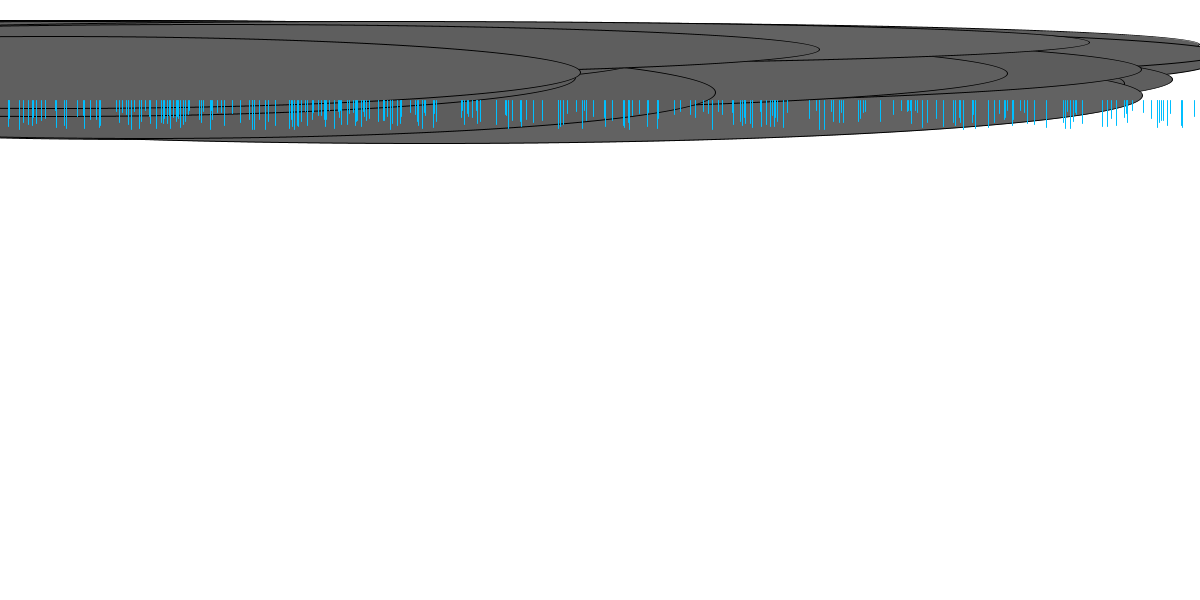
Frame 1 (no input)
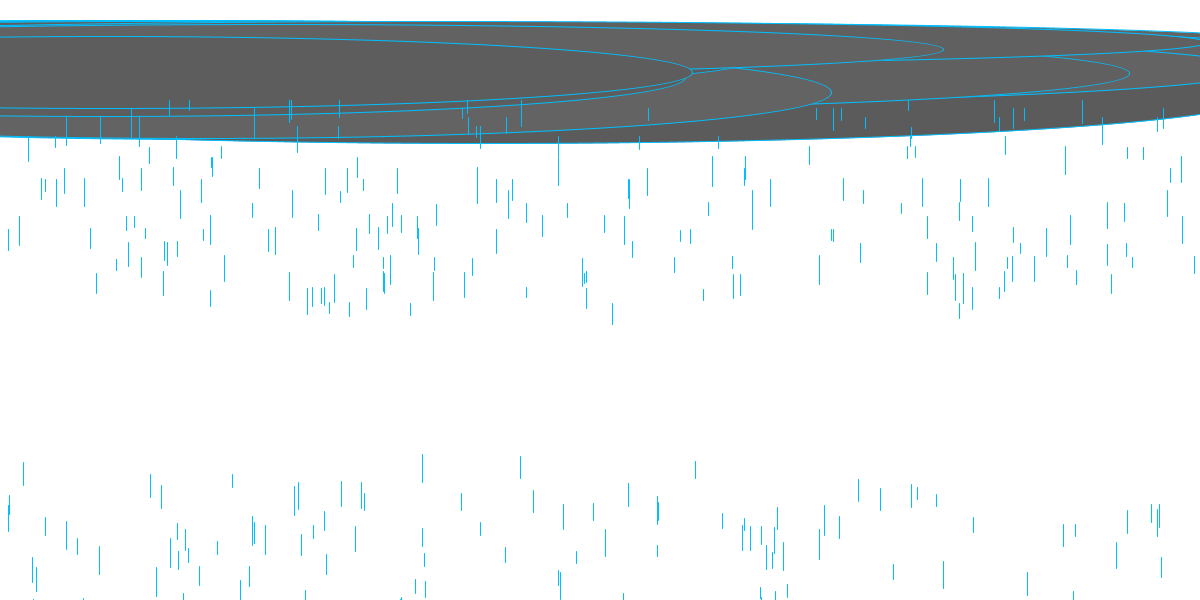
Frame 60 (the mouse pressed at the canvas centre just before this capture)
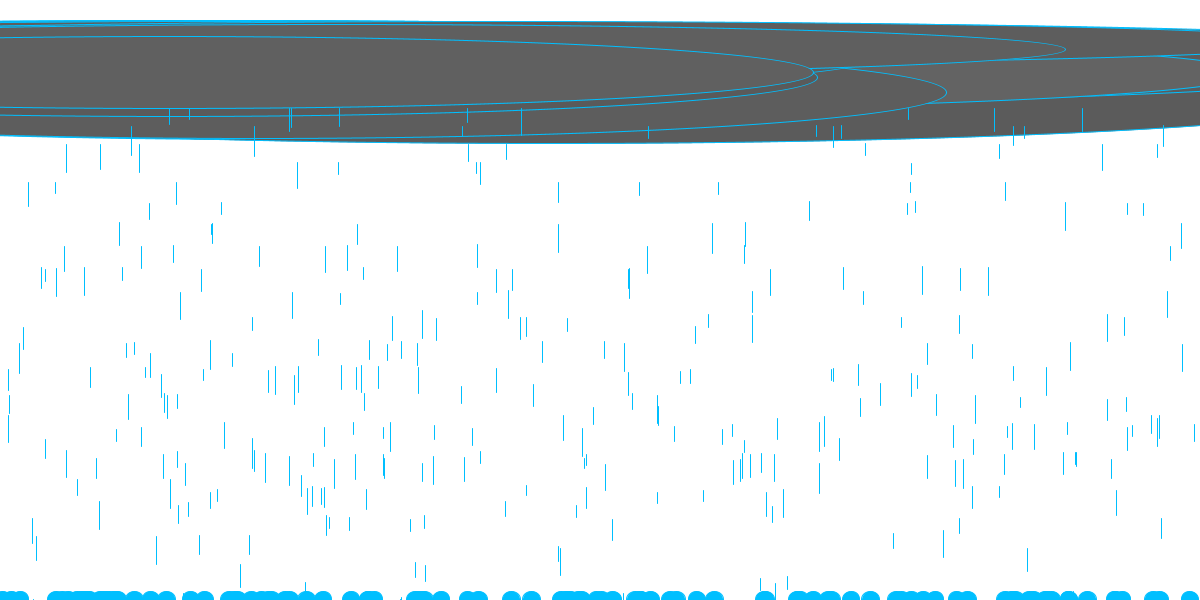
Frame 120 (the mouse held since frame 60 and released just before this capture)

The Processing sketch that drew these frames (run headless with seeded random() and noise(); from frame 60 on, the mouse is pressed at the canvas centre):

// Processing sketch: Repte3_part6
// ── Repte3_part6.pde

//Mida de la finestra


  int width = 1200;
  int height = 600;
  
 
  

  //Comptador per tal de controlar en quin moment hi ha d'aparèixer cada element, núvols, pluja, efecte pluja i birds,
  
  int comptador = 0;
   

//Tot els elements d'aquest projecte, són tractats amb grup, per això s'hi han utilitzat arrays

  
  Storm [] storms = new Storm[300];
  
  Effect [] effect = new Effect[100];
  
  
  Clouds [] clouds = new Clouds[50];
  
  Walker [] birds = new Walker[30];



  



   
 //Al setup només fem que construir la finestra i fer un bucle per cascun dels objectes
  
  
  void setup()
  {
    surface.setSize(width,height);
    
   
    for(int i = 0; i<clouds.length; i++)
    {
      
      clouds[i] = new Clouds();
      
     
      
    }

   
   
 
    
    for(int i = 0; i<storms.length; i++)
    {
      
      storms[i] = new Storm();
      
     
      
    }
    
    for(int i = 0; i<effect.length; i++)
    {
      
      effect[i] = new Effect();
      
    
      
     
      
    }
    
   
     for(int i = 0; i<birds.length; i++)
    {
      
      birds[i] = new Walker();
      
     
      
    }
    
    
    
    
  }
  
  
  void draw()
  {
    
    comptador++;

    
    
    
     background(255,255,255);
     
     //Bucle per tal d'aplicar els mètodes corresponents als núvols
     
      for(int i = 0; i<clouds.length; i++)
    {
      clouds[i].show();
     clouds[i].move();
      
     
      
    }
     
     
     
     //Bucle per tal d'aplicar els mètodes corresponents al la pluja
     
     for(int i = 0; i<storms.length; i++)
     {
       
      storms[i].show();
      storms[i].fallWater();
      
      
     
     
      
    
      
      
      
      
     
       
     }
     
     //Bucle per tal d'aplicar els mètodes corresponents a l'efecte de la pluja
     
      for(int i = 0; i<effect.length; i++)
     {
       
       
     
       //Fins que el comptador no sigui major a 100 no es mostraran els elements
     
      if(comptador>100)
      {
       
      effect[i].effects();
      
      }
      
    
       //Bucle per tal d'aplicar els mètodes corresponents a l'efecte als birds
     
       
     }
     
     for(int i = 0; i<birds.length; i++)
     {
      //Fins que el comptador no sigui major a 150 no es mostraran els elements
       
       if(comptador>150)
      {
       
      birds[i].display();
      birds[i].walk();
      
      //Condicional per tal de controlar un canvi de color dels birds
      
      
     birds[i].checkEdges();
     
     if(mousePressed == true)
     {
     
     birds[i].update();
     
     } else
     {
       
       fill(255); 
       
     }
      
      
     
      }
      
    
      
      
      
      
     
       
     }
  
    
  }
  
  
  
  
  
  
  
  
  
  
  
  

// ── Clodus.pde
//Classe per a crear núvols
class Clouds
{
  
  //Variables per a la posició
  
  float x =random(0,500);
  float y= random(40, 100);
  
  //Variable de velocitat de moviment
  
  
  float xSpeed = 1;
  
  //Variable per tal que hi hagi una separació entre els objectes
  
  
   float sep =1000;
   

  //Constructor
  
   Clouds()
   {
    super(); 
     
   }
   
   
   //Mètode per al moviment dels objectes
   
    void move()
    {
      
      //Condicional que controla fins a quin punt els nostres objectes s'han de moure i pintar entre uns valors randoms (per simular el comportament d'uns núvols).
      
    if(x<width/2)
    {
      
       x = x + random(0,2); 
       sep++;
       
       fill(random(90,100));
       
       
    } else {
      
      fill(random(90,100));
      
    }
    
   

        
    }
  
  
  //Mètode per a mostrar els nostres objectes
  
  
  void show()
  {
    
    
     
    ellipse(x, y, x + sep, y );
    
    
    
  }
  
  
  
  
  
  
  
  
  
}

// ── Effect.pde
//A la classe Effecte s'ha fet ús d'un element no vist a classe, anomenat "noise" l'he utilitzat per a simular les gotes de pluja quan toquen el terra.
class Effect
{
  
//Variables per a controlar l'efecte, com més gran siguin els valors més caòtic serà el resultat.
  
float time = 0.0;
float increment = 0.1;


//Vector per a la localització del nostre efecte.

PVector location = new PVector(random(width),height);

//Constructor

Effect(){}



//Mètode per a aplicar l'efecte i mostrar els elements

void effects()
{
  

 float n = noise(time)*width;
 
 time+= increment;
 fill(0,191,255);

 ellipse(location.x, location.y,n/50,n/50);
  
  
}
  
}

// ── Mover.pde
//Utilitzem unes de les classes que hem vist en classe per tal de fer mouse els objectes cap al mouse, però en aquest cas de forma random.
class Mover 
{
  
  PVector location = new PVector(random(width),random(height));
  

  
  PVector velocity;
  
   PVector acceleration;
   float topspeed;
   
   
   Mover()
   {
      velocity = new PVector(0,0);
      
      topspeed = 3;
     
   }
   
   
   void update()
   {
    
     
        
     PVector mouse = new PVector(random(mouseX),random(mouseY));
     PVector dir = PVector.sub(mouse,location);
     dir.normalize();
     dir.mult(0.1);
      acceleration = dir;
      
      velocity.add(acceleration);
    velocity.limit(topspeed);
    location.add(velocity);
   fill(color( random(255),random(255),random(255)));
 
     
   }
  
  
  
    void checkEdges()
   {
     
      if(location.x > width)
      {
        
         location.x = 0; 
        
      } else if(location.x < 0)
      {
        
        location.x = width;
        
      }
      
      
      if(location.y > height)
      {
        
         location.y = 0; 
                
      }  else if ( location.y < 0)
      {
        
       location.y = height; 
        
      }
     
     
     
   }
   
   
   
 
 }

// ── Storm.pde
//Classe per tal de simular la pluja
class Storm
{
  
//Vector per a la localització del nostre efecte.
 
 PVector location = new PVector(random(width),height-500);
  
//Velocitat i separació a la qual han d'estar els elements entre si, per tal de simular el que seria la pluja s'ha realitzat la inicialització de les variables amb valors random.

  float speed = random(6,12);
  float sep = random(10,30);
  
  
  
  
  void fallWater()
  {
    
    //Canviem el valor de Y per tal que el moviment sigui en vertical, de dalt cap avall.
    
     location.y = location.y + speed;
     
     //Fem que no deixi de caure aigua en cap moment, en la següent posició
     
     if(location.y > height)
     {
       
      location.y = height-500;
  
     
       
     }
    
  }
  
  
  //Mètode per tal de mostrar els nostres elements.
  
  void show()
  {
    
     stroke(0,191,255);
     
     line(location.x,location.y,location.x,location.y+sep);
    
    
    
  }
  

 

  
  
}

// ── Walker.pde
//Treballem en herència per tal de crear un major moviment en els objectes que s'interpreten com a "birds"
//Fem ús d'altra classe vista en classe(Walker), però aquesta ha sigut modificada
class Walker extends Mover
{
  
  //En aquesta classe també treballem amb l'element "noise" per tal que quan els "birds" segueixen al mouse, tinguin un efecte especial.
 
     float time = 0.0;
    float increment = 0.2;
    
    //Constructor
    
    Walker()
    {
    }
    
    //És el mateix mètode que el de la classe Walker vist a classe però he modificat el valor de la suma perquè sigui un moviment una mica més erràtic.
    
    void walk()
    {
      
      //Si l'usuari prem algun botó del mouse, els elements canvien de color i apliquen "noise", en canvi, si no és així, apliquen el moviment del mètode walk.
     
       int choice = int(random(4));
       
       if(choice == 0)
        {
         
          location.x=location.x + 3 ;
          
        } else if (choice == 1)
        {
          
          location.x=location.x - 3 ;
          
        }else if (choice == 2)
        {
          
          location.y=location.y + 3 ;
          
        } else {
          
        location.y=location.y - 3 ;
          
        }
      
    }
    
    //Mètode per a mostrar els objectes
    
      void display()
      {
        
         
         
           stroke(0);
           
           float n = noise(time)*width;
 
         time+= increment;
        
          if(mousePressed == true)
     {
     
     ellipse(location.x + 10 ,location.y + 10 , n/50,n/50);
     
     } else{
       
        ellipse(location.x + 10 ,location.y + 10 , 15,15);
       
     }
        
      }
    
    
    
  
}
